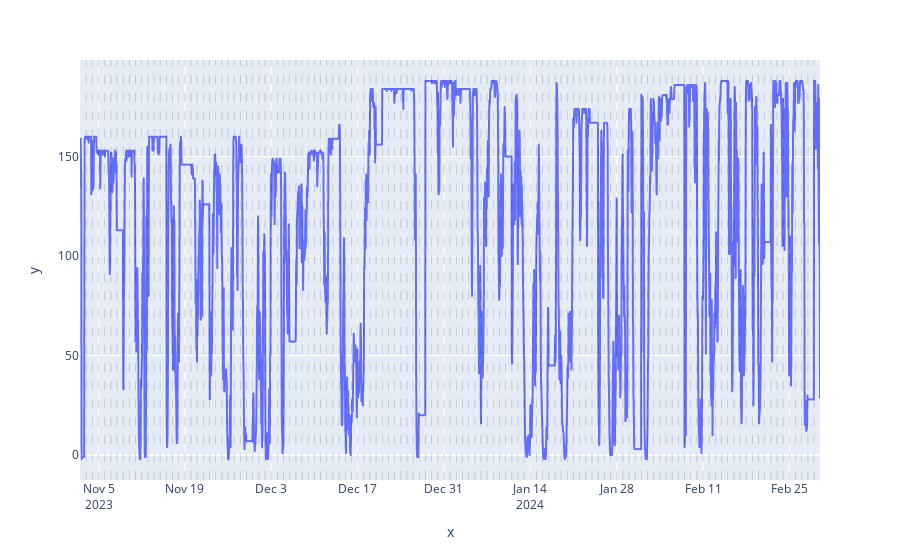

The cell this chart's notebook holds for it:
### Code cell
# Test for different methods of interpolation
method = "zero"
# kwargs = {"der": 1}

# Compute the time serie interpolated
gen_data_dt_interpolated = interpolate_time_serie_df(gen_data_dt,
                                                     "value",
                                                     method,
                                                     #**kwargs
                                                     )

# Plot
plot_time_serie(gen_data_dt_interpolated,
                "start_date_complete",
                "value")

### Figure 1 — Plotly figure (JSON) as saved in the notebook; plotly's stock layout.template omitted (floating-point values rounded to 4 significant figures; data arrays with more than 128 entries replaced by an {"elided": "..."} marker saying what was removed)
{"data": [{"hovertemplate": "x=%{x}<br>y=%{y}<extra></extra>", "legendgroup": "", "line": {"color": "#636efa", "dash": "solid"}, "marker": {"symbol": "circle"}, "mode": "lines", "name": "", "showlegend": false, "type": "scattergl", "x": {"elided": "2880 str values"}, "xaxis": "x", "y": {"elided": "2880 int values"}, "yaxis": "y"}], "layout": {"legend": {"tracegroupgap": 0}, "margin": {"t": 60}, "shapes": [{"line": {"color": "black", "dash": "dash", "width": 0.5}, "opacity": 0.3, "type": "line", "x0": "2023-11-03T00:00:00", "x1": "2023-11-03T00:00:00", "xref": "x", "y0": 0, "y1": 1, "yref": "y domain"}, {"line": {"color": "black", "dash": "dash", "width": 0.5}, "opacity": 0.3, "type": "line", "x0": "2023-11-04T00:00:00", "x1": "2023-11-04T00:00:00", "xref": "x", "y0": 0, "y1": 1, "yref": "y domain"}, {"line": {"color": "black", "dash": "dash", "width": 0.5}, "opacity": 0.3, "type": "line", "x0": "2023-11-05T00:00:00", "x1": "2023-11-05T00:00:00", "xref": "x", "y0": 0, "y1": 1, "yref": "y domain"}, {"line": {"color": "black", "dash": "dash", "width": 0.5}, "opacity": 0.3, "type": "line", "x0": "2023-11-06T00:00:00", "x1": "2023-11-06T00:00:00", "xref": "x", "y0": 0, "y1": 1, "yref": "y domain"}, {"line": {"color": "black", "dash": "dash", "width": 0.5}, "opacity": 0.3, "type": "line", "x0": "2023-11-07T00:00:00", "x1": "2023-11-07T00:00:00", "xref": "x", "y0": 0, "y1": 1, "yref": "y domain"}, {"line": {"color": "black", "dash": "dash", "width": 0.5}, "opacity": 0.3, "type": "line", "x0": "2023-11-08T00:00:00", "x1": "2023-11-08T00:00:00", "xref": "x", "y0": 0, "y1": 1, "yref": "y domain"}, {"line": {"color": "black", "dash": "dash", "width": 0.5}, "opacity": 0.3, "type": "line", "x0": "2023-11-09T00:00:00", "x1": "2023-11-09T00:00:00", "xref": "x", "y0": 0, "y1": 1, "yref": "y domain"}, {"line": {"color": "black", "dash": "dash", "width": 0.5}, "opacity": 0.3, "type": "line", "x0": "2023-11-10T00:00:00", "x1": "2023-11-10T00:00:00", "xref": "x", "y0": 0, "y1": 1, "yref": "y domain"}, {"line": {"color": "black", "dash": "dash", "width": 0.5}, "opacity": 0.3, "type": "line", "x0": "2023-11-11T00:00:00", "x1": "2023-11-11T00:00:00", "xref": "x", "y0": 0, "y1": 1, "yref": "y domain"}, {"line": {"color": "black", "dash": "dash", "width": 0.5}, "opacity": 0.3, "type": "line", "x0": "2023-11-12T00:00:00", "x1": "2023-11-12T00:00:00", "xref": "x", "y0": 0, "y1": 1, "yref": "y domain"}, {"line": {"color": "black", "dash": "dash", "width": 0.5}, "opacity": 0.3, "type": "line", "x0": "2023-11-13T00:00:00", "x1": "2023-11-13T00:00:00", "xref": "x", "y0": 0, "y1": 1, "yref": "y domain"}, {"line": {"color": "black", "dash": "dash", "width": 0.5}, "opacity": 0.3, "type": "line", "x0": "2023-11-14T00:00:00", "x1": "2023-11-14T00:00:00", "xref": "x", "y0": 0, "y1": 1, "yref": "y domain"}, {"line": {"color": "black", "dash": "dash", "width": 0.5}, "opacity": 0.3, "type": "line", "x0": "2023-11-15T00:00:00", "x1": "2023-11-15T00:00:00", "xref": "x", "y0": 0, "y1": 1, "yref": "y domain"}, {"line": {"color": "black", "dash": "dash", "width": 0.5}, "opacity": 0.3, "type": "line", "x0": "2023-11-16T00:00:00", "x1": "2023-11-16T00:00:00", "xref": "x", "y0": 0, "y1": 1, "yref": "y domain"}, {"line": {"color": "black", "dash": "dash", "width": 0.5}, "opacity": 0.3, "type": "line", "x0": "2023-11-17T00:00:00", "x1": "2023-11-17T00:00:00", "xref": "x", "y0": 0, "y1": 1, "yref": "y domain"}, {"line": {"color": "black", "dash": "dash", "width": 0.5}, "opacity": 0.3, "type": "line", "x0": "2023-11-18T00:00:00", "x1": "2023-11-18T00:00:00", "xref": "x", "y0": 0, "y1": 1, "yref": "y domain"}, {"line": {"color": "black", "dash": "dash", "width": 0.5}, "opacity": 0.3, "type": "line", "x0": "2023-11-19T00:00:00", "x1": "2023-11-19T00:00:00", "xref": "x", "y0": 0, "y1": 1, "yref": "y domain"}, {"line": {"color": "black", "dash": "dash", "width": 0.5}, "opacity": 0.3, "type": "line", "x0": "2023-11-20T00:00:00", "x1": "2023-11-20T00:00:00", "xref": "x", "y0": 0, "y1": 1, "yref": "y domain"}, {"line": {"color": "black", "dash": "dash", "width": 0.5}, "opacity": 0.3, "type": "line", "x0": "2023-11-21T00:00:00", "x1": "2023-11-21T00:00:00", "xref": "x", "y0": 0, "y1": 1, "yref": "y domain"}, {"line": {"color": "black", "dash": "dash", "width": 0.5}, "opacity": 0.3, "type": "line", "x0": "2023-11-22T00:00:00", "x1": "2023-11-22T00:00:00", "xref": "x", "y0": 0, "y1": 1, "yref": "y domain"}, {"line": {"color": "black", "dash": "dash", "width": 0.5}, "opacity": 0.3, "type": "line", "x0": "2023-11-23T00:00:00", "x1": "2023-11-23T00:00:00", "xref": "x", "y0": 0, "y1": 1, "yref": "y domain"}, {"line": {"color": "black", "dash": "dash", "width": 0.5}, "opacity": 0.3, "type": "line", "x0": "2023-11-24T00:00:00", "x1": "2023-11-24T00:00:00", "xref": "x", "y0": 0, "y1": 1, "yref": "y domain"}, {"line": {"color": "black", "dash": "dash", "width": 0.5}, "opacity": 0.3, "type": "line", "x0": "2023-11-25T00:00:00", "x1": "2023-11-25T00:00:00", "xref": "x", "y0": 0, "y1": 1, "yref": "y domain"}, {"line": {"color": "black", "dash": "dash", "width": 0.5}, "opacity": 0.3, "type": "line", "x0": "2023-11-26T00:00:00", "x1": "2023-11-26T00:00:00", "xref": "x", "y0": 0, "y1": 1, "yref": "y domain"}, {"line": {"color": "black", "dash": "dash", "width": 0.5}, "opacity": 0.3, "type": "line", "x0": "2023-11-27T00:00:00", "x1": "2023-11-27T00:00:00", "xref": "x", "y0": 0, "y1": 1, "yref": "y domain"}, {"line": {"color": "black", "dash": "dash", "width": 0.5}, "opacity": 0.3, "type": "line", "x0": "2023-11-28T00:00:00", "x1": "2023-11-28T00:00:00", "xref": "x", "y0": 0, "y1": 1, "yref": "y domain"}, {"line": {"color": "black", "dash": "dash", "width": 0.5}, "opacity": 0.3, "type": "line", "x0": "2023-11-29T00:00:00", "x1": "2023-11-29T00:00:00", "xref": "x", "y0": 0, "y1": 1, "yref": "y domain"}, {"line": {"color": "black", "dash": "dash", "width": 0.5}, "opacity": 0.3, "type": "line", "x0": "2023-11-30T00:00:00", "x1": "2023-11-30T00:00:00", "xref": "x", "y0": 0, "y1": 1, "yref": "y domain"}, {"line": {"color": "black", "dash": "dash", "width": 0.5}, "opacity": 0.3, "type": "line", "x0": "2023-12-01T00:00:00", "x1": "2023-12-01T00:00:00", "xref": "x", "y0": 0, "y1": 1, "yref": "y domain"}, {"line": {"color": "black", "dash": "dash", "width": 0.5}, "opacity": 0.3, "type": "line", "x0": "2023-12-02T00:00:00", "x1": "2023-12-02T00:00:00", "xref": "x", "y0": 0, "y1": 1, "yref": "y domain"}, {"line": {"color": "black", "dash": "dash", "width": 0.5}, "opacity": 0.3, "type": "line", "x0": "2023-12-03T00:00:00", "x1": "2023-12-03T00:00:00", "xref": "x", "y0": 0, "y1": 1, "yref": "y domain"}, {"line": {"color": "black", "dash": "dash", "width": 0.5}, "opacity": 0.3, "type": "line", "x0": "2023-12-04T00:00:00", "x1": "2023-12-04T00:00:00", "xref": "x", "y0": 0, "y1": 1, "yref": "y domain"}, {"line": {"color": "black", "dash": "dash", "width": 0.5}, "opacity": 0.3, "type": "line", "x0": "2023-12-05T00:00:00", "x1": "2023-12-05T00:00:00", "xref": "x", "y0": 0, "y1": 1, "yref": "y domain"}, {"line": {"color": "black", "dash": "dash", "width": 0.5}, "opacity": 0.3, "type": "line", "x0": "2023-12-06T00:00:00", "x1": "2023-12-06T00:00:00", "xref": "x", "y0": 0, "y1": 1, "yref": "y domain"}, {"line": {"color": "black", "dash": "dash", "width": 0.5}, "opacity": 0.3, "type": "line", "x0": "2023-12-07T00:00:00", "x1": "2023-12-07T00:00:00", "xref": "x", "y0": 0, "y1": 1, "yref": "y domain"}, {"line": {"color": "black", "dash": "dash", "width": 0.5}, "opacity": 0.3, "type": "line", "x0": "2023-12-08T00:00:00", "x1": "2023-12-08T00:00:00", "xref": "x", "y0": 0, "y1": 1, "yref": "y domain"}, {"line": {"color": "black", "dash": "dash", "width": 0.5}, "opacity": 0.3, "type": "line", "x0": "2023-12-09T00:00:00", "x1": "2023-12-09T00:00:00", "xref": "x", "y0": 0, "y1": 1, "yref": "y domain"}, {"line": {"color": "black", "dash": "dash", "width": 0.5}, "opacity": 0.3, "type": "line", "x0": "2023-12-10T00:00:00", "x1": "2023-12-10T00:00:00", "xref": "x", "y0": 0, "y1": 1, "yref": "y domain"}, {"line": {"color": "black", "dash": "dash", "width": 0.5}, "opacity": 0.3, "type": "line", "x0": "2023-12-11T00:00:00", "x1": "2023-12-11T00:00:00", "xref": "x", "y0": 0, "y1": 1, "yref": "y domain"}, {"line": {"color": "black", "dash": "dash", "width": 0.5}, "opacity": 0.3, "type": "line", "x0": "2023-12-12T00:00:00", "x1": "2023-12-12T00:00:00", "xref": "x", "y0": 0, "y1": 1, "yref": "y domain"}, {"line": {"color": "black", "dash": "dash", "width": 0.5}, "opacity": 0.3, "type": "line", "x0": "2023-12-13T00:00:00", "x1": "2023-12-13T00:00:00", "xref": "x", "y0": 0, "y1": 1, "yref": "y domain"}, {"line": {"color": "black", "dash": "dash", "width": 0.5}, "opacity": 0.3, "type": "line", "x0": "2023-12-14T00:00:00", "x1": "2023-12-14T00:00:00", "xref": "x", "y0": 0, "y1": 1, "yref": "y domain"}, {"line": {"color": "black", "dash": "dash", "width": 0.5}, "opacity": 0.3, "type": "line", "x0": "2023-12-15T00:00:00", "x1": "2023-12-15T00:00:00", "xref": "x", "y0": 0, "y1": 1, "yref": "y domain"}, {"line": {"color": "black", "dash": "dash", "width": 0.5}, "opacity": 0.3, "type": "line", "x0": "2023-12-16T00:00:00", "x1": "2023-12-16T00:00:00", "xref": "x", "y0": 0, "y1": 1, "yref": "y domain"}, {"line": {"color": "black", "dash": "dash", "width": 0.5}, "opacity": 0.3, "type": "line", "x0": "2023-12-17T00:00:00", "x1": "2023-12-17T00:00:00", "xref": "x", "y0": 0, "y1": 1, "yref": "y domain"}, {"line": {"color": "black", "dash": "dash", "width": 0.5}, "opacity": 0.3, "type": "line", "x0": "2023-12-18T00:00:00", "x1": "2023-12-18T00:00:00", "xref": "x", "y0": 0, "y1": 1, "yref": "y domain"}, {"line": {"color": "black", "dash": "dash", "width": 0.5}, "opacity": 0.3, "type": "line", "x0": "2023-12-19T00:00:00", "x1": "2023-12-19T00:00:00", "xref": "x", "y0": 0, "y1": 1, "yref": "y domain"}, {"line": {"color": "black", "dash": "dash", "width": 0.5}, "opacity": 0.3, "type": "line", "x0": "2023-12-20T00:00:00", "x1": "2023-12-20T00:00:00", "xref": "x", "y0": 0, "y1": 1, "yref": "y domain"}, {"line": {"color": "black", "dash": "dash", "width": 0.5}, "opacity": 0.3, "type": "line", "x0": "2023-12-21T00:00:00", "x1": "2023-12-21T00:00:00", "xref": "x", "y0": 0, "y1": 1, "yref": "y domain"}, {"line": {"color": "black", "dash": "dash", "width": 0.5}, "opacity": 0.3, "type": "line", "x0": "2023-12-22T00:00:00", "x1": "2023-12-22T00:00:00", "xref": "x", "y0": 0, "y1": 1, "yref": "y domain"}, {"line": {"color": "black", "dash": "dash", "width": 0.5}, "opacity": 0.3, "type": "line", "x0": "2023-12-23T00:00:00", "x1": "2023-12-23T00:00:00", "xref": "x", "y0": 0, "y1": 1, "yref": "y domain"}, {"line": {"color": "black", "dash": "dash", "width": 0.5}, "opacity": 0.3, "type": "line", "x0": "2023-12-24T00:00:00", "x1": "2023-12-24T00:00:00", "xref": "x", "y0": 0, "y1": 1, "yref": "y domain"}, {"line": {"color": "black", "dash": "dash", "width": 0.5}, "opacity": 0.3, "type": "line", "x0": "2023-12-25T00:00:00", "x1": "2023-12-25T00:00:00", "xref": "x", "y0": 0, "y1": 1, "yref": "y domain"}, {"line": {"color": "black", "dash": "dash", "width": 0.5}, "opacity": 0.3, "type": "line", "x0": "2023-12-26T00:00:00", "x1": "2023-12-26T00:00:00", "xref": "x", "y0": 0, "y1": 1, "yref": "y domain"}, {"line": {"color": "black", "dash": "dash", "width": 0.5}, "opacity": 0.3, "type": "line", "x0": "2023-12-27T00:00:00", "x1": "2023-12-27T00:00:00", "xref": "x", "y0": 0, "y1": 1, "yref": "y domain"}, {"line": {"color": "black", "dash": "dash", "width": 0.5}, "opacity": 0.3, "type": "line", "x0": "2023-12-28T00:00:00", "x1": "2023-12-28T00:00:00", "xref": "x", "y0": 0, "y1": 1, "yref": "y domain"}, {"line": {"color": "black", "dash": "dash", "width": 0.5}, "opacity": 0.3, "type": "line", "x0": "2023-12-29T00:00:00", "x1": "2023-12-29T00:00:00", "xref": "x", "y0": 0, "y1": 1, "yref": "y domain"}, {"line": {"color": "black", "dash": "dash", "width": 0.5}, "opacity": 0.3, "type": "line", "x0": "2023-12-30T00:00:00", "x1": "2023-12-30T00:00:00", "xref": "x", "y0": 0, "y1": 1, "yref": "y domain"}, {"line": {"color": "black", "dash": "dash", "width": 0.5}, "opacity": 0.3, "type": "line", "x0": "2023-12-31T00:00:00", "x1": "2023-12-31T00:00:00", "xref": "x", "y0": 0, "y1": 1, "yref": "y domain"}, {"line": {"color": "black", "dash": "dash", "width": 0.5}, "opacity": 0.3, "type": "line", "x0": "2024-01-01T00:00:00", "x1": "2024-01-01T00:00:00", "xref": "x", "y0": 0, "y1": 1, "yref": "y domain"}, {"line": {"color": "black", "dash": "dash", "width": 0.5}, "opacity": 0.3, "type": "line", "x0": "2024-01-02T00:00:00", "x1": "2024-01-02T00:00:00", "xref": "x", "y0": 0, "y1": 1, "yref": "y domain"}, {"line": {"color": "black", "dash": "dash", "width": 0.5}, "opacity": 0.3, "type": "line", "x0": "2024-01-03T00:00:00", "x1": "2024-01-03T00:00:00", "xref": "x", "y0": 0, "y1": 1, "yref": "y domain"}, {"line": {"color": "black", "dash": "dash", "width": 0.5}, "opacity": 0.3, "type": "line", "x0": "2024-01-04T00:00:00", "x1": "2024-01-04T00:00:00", "xref": "x", "y0": 0, "y1": 1, "yref": "y domain"}, {"line": {"color": "black", "dash": "dash", "width": 0.5}, "opacity": 0.3, "type": "line", "x0": "2024-01-05T00:00:00", "x1": "2024-01-05T00:00:00", "xref": "x", "y0": 0, "y1": 1, "yref": "y domain"}, {"line": {"color": "black", "dash": "dash", "width": 0.5}, "opacity": 0.3, "type": "line", "x0": "2024-01-06T00:00:00", "x1": "2024-01-06T00:00:00", "xref": "x", "y0": 0, "y1": 1, "yref": "y domain"}, {"line": {"color": "black", "dash": "dash", "width": 0.5}, "opacity": 0.3, "type": "line", "x0": "2024-01-07T00:00:00", "x1": "2024-01-07T00:00:00", "xref": "x", "y0": 0, "y1": 1, "yref": "y domain"}, {"line": {"color": "black", "dash": "dash", "width": 0.5}, "opacity": 0.3, "type": "line", "x0": "2024-01-08T00:00:00", "x1": "2024-01-08T00:00:00", "xref": "x", "y0": 0, "y1": 1, "yref": "y domain"}, {"line": {"color": "black", "dash": "dash", "width": 0.5}, "opacity": 0.3, "type": "line", "x0": "2024-01-09T00:00:00", "x1": "2024-01-09T00:00:00", "xref": "x", "y0": 0, "y1": 1, "yref": "y domain"}, {"line": {"color": "black", "dash": "dash", "width": 0.5}, "opacity": 0.3, "type": "line", "x0": "2024-01-10T00:00:00", "x1": "2024-01-10T00:00:00", "xref": "x", "y0": 0, "y1": 1, "yref": "y domain"}, {"line": {"color": "black", "dash": "dash", "width": 0.5}, "opacity": 0.3, "type": "line", "x0": "2024-01-11T00:00:00", "x1": "2024-01-11T00:00:00", "xref": "x", "y0": 0, "y1": 1, "yref": "y domain"}, {"line": {"color": "black", "dash": "dash", "width": 0.5}, "opacity": 0.3, "type": "line", "x0": "2024-01-12T00:00:00", "x1": "2024-01-12T00:00:00", "xref": "x", "y0": 0, "y1": 1, "yref": "y domain"}, {"line": {"color": "black", "dash": "dash", "width": 0.5}, "opacity": 0.3, "type": "line", "x0": "2024-01-13T00:00:00", "x1": "2024-01-13T00:00:00", "xref": "x", "y0": 0, "y1": 1, "yref": "y domain"}, {"line": {"color": "black", "dash": "dash", "width": 0.5}, "opacity": 0.3, "type": "line", "x0": "2024-01-14T00:00:00", "x1": "2024-01-14T00:00:00", "xref": "x", "y0": 0, "y1": 1, "yref": "y domain"}, {"line": {"color": "black", "dash": "dash", "width": 0.5}, "opacity": 0.3, "type": "line", "x0": "2024-01-15T00:00:00", "x1": "2024-01-15T00:00:00", "xref": "x", "y0": 0, "y1": 1, "yref": "y domain"}, {"line": {"color": "black", "dash": "dash", "width": 0.5}, "opacity": 0.3, "type": "line", "x0": "2024-01-16T00:00:00", "x1": "2024-01-16T00:00:00", "xref": "x", "y0": 0, "y1": 1, "yref": "y domain"}, {"line": {"color": "black", "dash": "dash", "width": 0.5}, "opacity": 0.3, "type": "line", "x0": "2024-01-17T00:00:00", "x1": "2024-01-17T00:00:00", "xref": "x", "y0": 0, "y1": 1, "yref": "y domain"}, {"line": {"color": "black", "dash": "dash", "width": 0.5}, "opacity": 0.3, "type": "line", "x0": "2024-01-18T00:00:00", "x1": "2024-01-18T00:00:00", "xref": "x", "y0": 0, "y1": 1, "yref": "y domain"}, {"line": {"color": "black", "dash": "dash", "width": 0.5}, "opacity": 0.3, "type": "line", "x0": "2024-01-19T00:00:00", "x1": "2024-01-19T00:00:00", "xref": "x", "y0": 0, "y1": 1, "yref": "y domain"}, {"line": {"color": "black", "dash": "dash", "width": 0.5}, "opacity": 0.3, "type": "line", "x0": "2024-01-20T00:00:00", "x1": "2024-01-20T00:00:00", "xref": "x", "y0": 0, "y1": 1, "yref": "y domain"}, {"line": {"color": "black", "dash": "dash", "width": 0.5}, "opacity": 0.3, "type": "line", "x0": "2024-01-21T00:00:00", "x1": "2024-01-21T00:00:00", "xref": "x", "y0": 0, "y1": 1, "yref": "y domain"}, {"line": {"color": "black", "dash": "dash", "width": 0.5}, "opacity": 0.3, "type": "line", "x0": "2024-01-22T00:00:00", "x1": "2024-01-22T00:00:00", "xref": "x", "y0": 0, "y1": 1, "yref": "y domain"}, {"line": {"color": "black", "dash": "dash", "width": 0.5}, "opacity": 0.3, "type": "line", "x0": "2024-01-23T00:00:00", "x1": "2024-01-23T00:00:00", "xref": "x", "y0": 0, "y1": 1, "yref": "y domain"}, {"line": {"color": "black", "dash": "dash", "width": 0.5}, "opacity": 0.3, "type": "line", "x0": "2024-01-24T00:00:00", "x1": "2024-01-24T00:00:00", "xref": "x", "y0": 0, "y1": 1, "yref": "y domain"}, {"line": {"color": "black", "dash": "dash", "width": 0.5}, "opacity": 0.3, "type": "line", "x0": "2024-01-25T00:00:00", "x1": "2024-01-25T00:00:00", "xref": "x", "y0": 0, "y1": 1, "yref": "y domain"}, {"line": {"color": "black", "dash": "dash", "width": 0.5}, "opacity": 0.3, "type": "line", "x0": "2024-01-26T00:00:00", "x1": "2024-01-26T00:00:00", "xref": "x", "y0": 0, "y1": 1, "yref": "y domain"}, {"line": {"color": "black", "dash": "dash", "width": 0.5}, "opacity": 0.3, "type": "line", "x0": "2024-01-27T00:00:00", "x1": "2024-01-27T00:00:00", "xref": "x", "y0": 0, "y1": 1, "yref": "y domain"}, {"line": {"color": "black", "dash": "dash", "width": 0.5}, "opacity": 0.3, "type": "line", "x0": "2024-01-28T00:00:00", "x1": "2024-01-28T00:00:00", "xref": "x", "y0": 0, "y1": 1, "yref": "y domain"}, {"line": {"color": "black", "dash": "dash", "width": 0.5}, "opacity": 0.3, "type": "line", "x0": "2024-01-29T00:00:00", "x1": "2024-01-29T00:00:00", "xref": "x", "y0": 0, "y1": 1, "yref": "y domain"}, {"line": {"color": "black", "dash": "dash", "width": 0.5}, "opacity": 0.3, "type": "line", "x0": "2024-01-30T00:00:00", "x1": "2024-01-30T00:00:00", "xref": "x", "y0": 0, "y1": 1, "yref": "y domain"}, {"line": {"color": "black", "dash": "dash", "width": 0.5}, "opacity": 0.3, "type": "line", "x0": "2024-01-31T00:00:00", "x1": "2024-01-31T00:00:00", "xref": "x", "y0": 0, "y1": 1, "yref": "y domain"}, {"line": {"color": "black", "dash": "dash", "width": 0.5}, "opacity": 0.3, "type": "line", "x0": "2024-02-01T00:00:00", "x1": "2024-02-01T00:00:00", "xref": "x", "y0": 0, "y1": 1, "yref": "y domain"}, {"line": {"color": "black", "dash": "dash", "width": 0.5}, "opacity": 0.3, "type": "line", "x0": "2024-02-02T00:00:00", "x1": "2024-02-02T00:00:00", "xref": "x", "y0": 0, "y1": 1, "yref": "y domain"}, {"line": {"color": "black", "dash": "dash", "width": 0.5}, "opacity": 0.3, "type": "line", "x0": "2024-02-03T00:00:00", "x1": "2024-02-03T00:00:00", "xref": "x", "y0": 0, "y1": 1, "yref": "y domain"}, {"line": {"color": "black", "dash": "dash", "width": 0.5}, "opacity": 0.3, "type": "line", "x0": "2024-02-04T00:00:00", "x1": "2024-02-04T00:00:00", "xref": "x", "y0": 0, "y1": 1, "yref": "y domain"}, {"line": {"color": "black", "dash": "dash", "width": 0.5}, "opacity": 0.3, "type": "line", "x0": "2024-02-05T00:00:00", "x1": "2024-02-05T00:00:00", "xref": "x", "y0": 0, "y1": 1, "yref": "y domain"}, {"line": {"color": "black", "dash": "dash", "width": 0.5}, "opacity": 0.3, "type": "line", "x0": "2024-02-06T00:00:00", "x1": "2024-02-06T00:00:00", "xref": "x", "y0": 0, "y1": 1, "yref": "y domain"}, {"line": {"color": "black", "dash": "dash", "width": 0.5}, "opacity": 0.3, "type": "line", "x0": "2024-02-07T00:00:00", "x1": "2024-02-07T00:00:00", "xref": "x", "y0": 0, "y1": 1, "yref": "y domain"}, {"line": {"color": "black", "dash": "dash", "width": 0.5}, "opacity": 0.3, "type": "line", "x0": "2024-02-08T00:00:00", "x1": "2024-02-08T00:00:00", "xref": "x", "y0": 0, "y1": 1, "yref": "y domain"}, {"line": {"color": "black", "dash": "dash", "width": 0.5}, "opacity": 0.3, "type": "line", "x0": "2024-02-09T00:00:00", "x1": "2024-02-09T00:00:00", "xref": "x", "y0": 0, "y1": 1, "yref": "y domain"}, {"line": {"color": "black", "dash": "dash", "width": 0.5}, "opacity": 0.3, "type": "line", "x0": "2024-02-10T00:00:00", "x1": "2024-02-10T00:00:00", "xref": "x", "y0": 0, "y1": 1, "yref": "y domain"}, {"line": {"color": "black", "dash": "dash", "width": 0.5}, "opacity": 0.3, "type": "line", "x0": "2024-02-11T00:00:00", "x1": "2024-02-11T00:00:00", "xref": "x", "y0": 0, "y1": 1, "yref": "y domain"}, {"line": {"color": "black", "dash": "dash", "width": 0.5}, "opacity": 0.3, "type": "line", "x0": "2024-02-12T00:00:00", "x1": "2024-02-12T00:00:00", "xref": "x", "y0": 0, "y1": 1, "yref": "y domain"}, {"line": {"color": "black", "dash": "dash", "width": 0.5}, "opacity": 0.3, "type": "line", "x0": "2024-02-13T00:00:00", "x1": "2024-02-13T00:00:00", "xref": "x", "y0": 0, "y1": 1, "yref": "y domain"}, {"line": {"color": "black", "dash": "dash", "width": 0.5}, "opacity": 0.3, "type": "line", "x0": "2024-02-14T00:00:00", "x1": "2024-02-14T00:00:00", "xref": "x", "y0": 0, "y1": 1, "yref": "y domain"}, {"line": {"color": "black", "dash": "dash", "width": 0.5}, "opacity": 0.3, "type": "line", "x0": "2024-02-15T00:00:00", "x1": "2024-02-15T00:00:00", "xref": "x", "y0": 0, "y1": 1, "yref": "y domain"}, {"line": {"color": "black", "dash": "dash", "width": 0.5}, "opacity": 0.3, "type": "line", "x0": "2024-02-16T00:00:00", "x1": "2024-02-16T00:00:00", "xref": "x", "y0": 0, "y1": 1, "yref": "y domain"}, {"line": {"color": "black", "dash": "dash", "width": 0.5}, "opacity": 0.3, "type": "line", "x0": "2024-02-17T00:00:00", "x1": "2024-02-17T00:00:00", "xref": "x", "y0": 0, "y1": 1, "yref": "y domain"}, {"line": {"color": "black", "dash": "dash", "width": 0.5}, "opacity": 0.3, "type": "line", "x0": "2024-02-18T00:00:00", "x1": "2024-02-18T00:00:00", "xref": "x", "y0": 0, "y1": 1, "yref": "y domain"}, {"line": {"color": "black", "dash": "dash", "width": 0.5}, "opacity": 0.3, "type": "line", "x0": "2024-02-19T00:00:00", "x1": "2024-02-19T00:00:00", "xref": "x", "y0": 0, "y1": 1, "yref": "y domain"}, {"line": {"color": "black", "dash": "dash", "width": 0.5}, "opacity": 0.3, "type": "line", "x0": "2024-02-20T00:00:00", "x1": "2024-02-20T00:00:00", "xref": "x", "y0": 0, "y1": 1, "yref": "y domain"}, {"line": {"color": "black", "dash": "dash", "width": 0.5}, "opacity": 0.3, "type": "line", "x0": "2024-02-21T00:00:00", "x1": "2024-02-21T00:00:00", "xref": "x", "y0": 0, "y1": 1, "yref": "y domain"}, {"line": {"color": "black", "dash": "dash", "width": 0.5}, "opacity": 0.3, "type": "line", "x0": "2024-02-22T00:00:00", "x1": "2024-02-22T00:00:00", "xref": "x", "y0": 0, "y1": 1, "yref": "y domain"}, {"line": {"color": "black", "dash": "dash", "width": 0.5}, "opacity": 0.3, "type": "line", "x0": "2024-02-23T00:00:00", "x1": "2024-02-23T00:00:00", "xref": "x", "y0": 0, "y1": 1, "yref": "y domain"}, {"line": {"color": "black", "dash": "dash", "width": 0.5}, "opacity": 0.3, "type": "line", "x0": "2024-02-24T00:00:00", "x1": "2024-02-24T00:00:00", "xref": "x", "y0": 0, "y1": 1, "yref": "y domain"}, {"line": {"color": "black", "dash": "dash", "width": 0.5}, "opacity": 0.3, "type": "line", "x0": "2024-02-25T00:00:00", "x1": "2024-02-25T00:00:00", "xref": "x", "y0": 0, "y1": 1, "yref": "y domain"}, {"line": {"color": "black", "dash": "dash", "width": 0.5}, "opacity": 0.3, "type": "line", "x0": "2024-02-26T00:00:00", "x1": "2024-02-26T00:00:00", "xref": "x", "y0": 0, "y1": 1, "yref": "y domain"}, {"line": {"color": "black", "dash": "dash", "width": 0.5}, "opacity": 0.3, "type": "line", "x0": "2024-02-27T00:00:00", "x1": "2024-02-27T00:00:00", "xref": "x", "y0": 0, "y1": 1, "yref": "y domain"}, {"line": {"color": "black", "dash": "dash", "width": 0.5}, "opacity": 0.3, "type": "line", "x0": "2024-02-28T00:00:00", "x1": "2024-02-28T00:00:00", "xref": "x", "y0": 0, "y1": 1, "yref": "y domain"}, {"line": {"color": "black", "dash": "dash", "width": 0.5}, "opacity": 0.3, "type": "line", "x0": "2024-02-29T00:00:00", "x1": "2024-02-29T00:00:00", "xref": "x", "y0": 0, "y1": 1, "yref": "y domain"}], "xaxis": {"anchor": "y", "domain": [0, 1], "title": {"text": "x"}}, "yaxis": {"anchor": "x", "domain": [0, 1], "title": {"text": "y"}}}}
